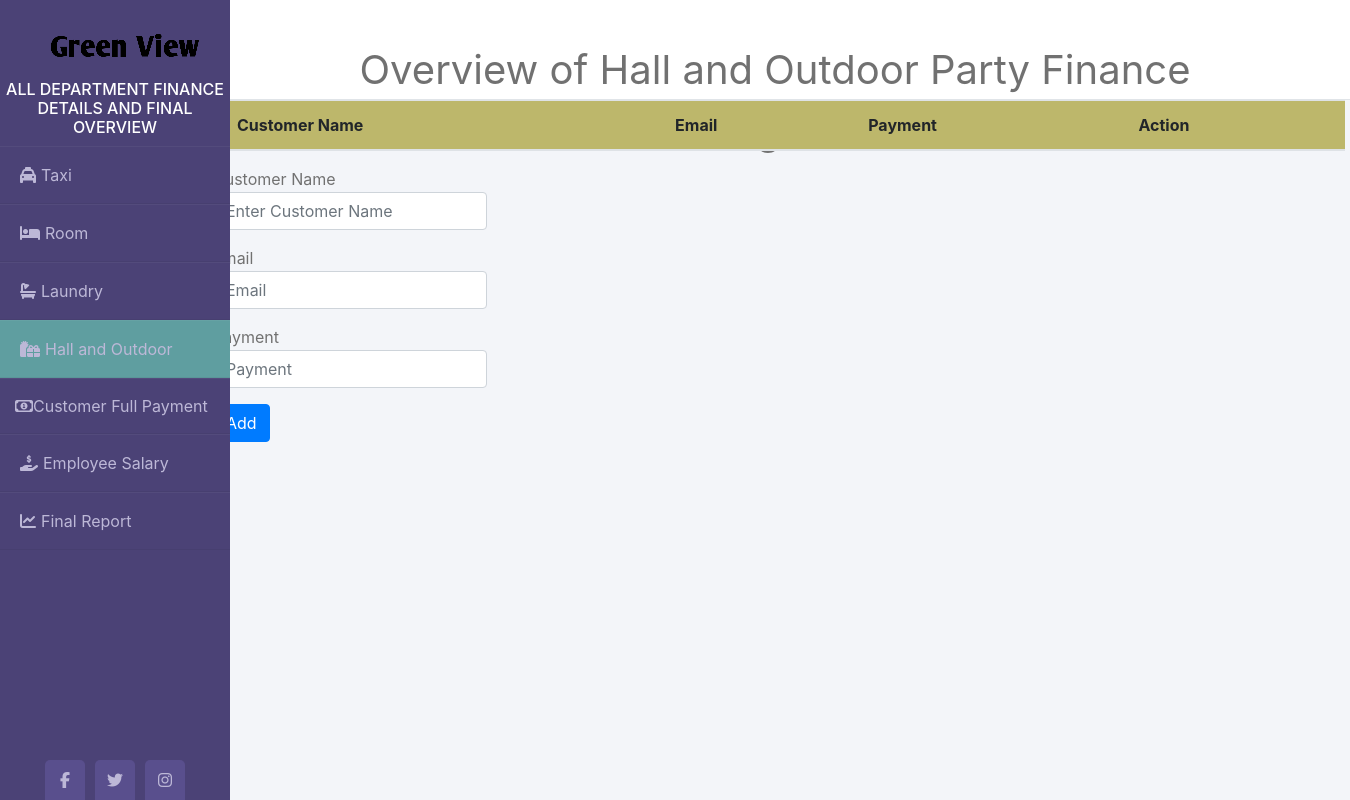
Page /indexHall.php on the earlier database version.
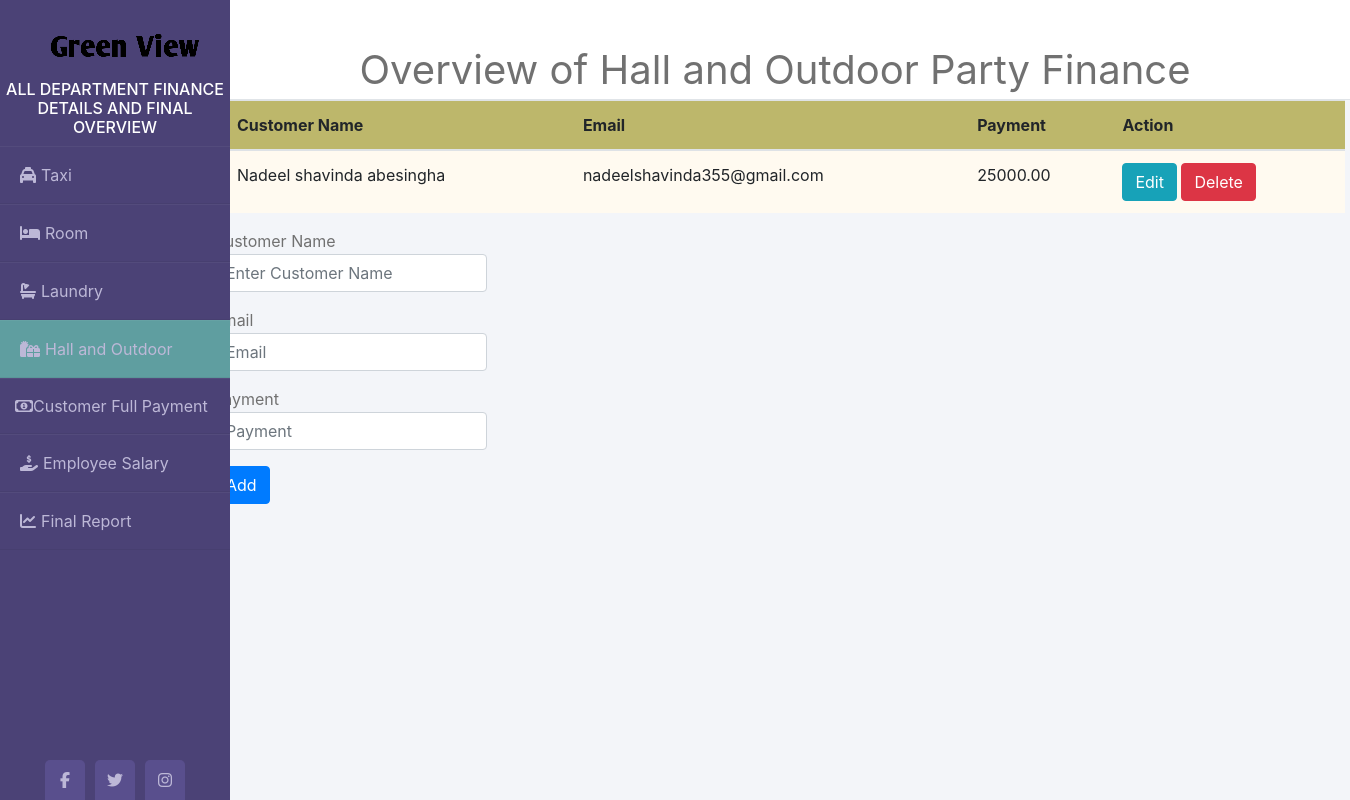
Same page on the later database version.
### tables this page shows
CREATE TABLE `hall_payment` (
  `customer_id` int(4) NOT NULL,
  `customer_name` varchar(100) NOT NULL,
  `email` varchar(50) NOT NULL,
  `payment` decimal(10,2) NOT NULL
);

### Backend/hallIndex.php (called while the page is built, shortened)
<?php
    $update = false;
    $name = '';
    $email = '';
    $pay = '';
?>

### indexHall.php (the view, shortened to what this page needs)
<!DOCTYPE html>
<html lang="en">
<head>
<link rel="stylesheet" href="https://cdnjs.cloudflare.com/ajax/libs/twitter-bootstrap/4.4.1/css/bootstrap.min.css">
<link rel="stylesheet" href="https://cdnjs.cloudflare.com/ajax/libs/font-awesome/5.13.0/css/all.min.css">
<link rel = "stylesheet" href = "assets/css/styles.css">
</head>
<body>
<div class = "wrapper">
    <div class = "sidebar">
        <img class = "imge" src = "assets/img/logo/logo-img.png">
        <h6>All Department Finance Details and Final Overview</h6>
        <ul>
            <li><a href = "indexTaxi.php"><i class="fas fa-taxi"></i>Taxi</a></li>
            <li><a href = "indexRoom.php"><i class="fas fa-bed"></i>Room</a></li>
            <li><a href = "indexLaundry.php"><i class="fas fa-bath"></i>Laundry</a></li>
            <li class = "active"><a href = "indexHall.php"><i class="fas fa-gifts"></i>Hall and Outdoor</a></li>
            <li><a href = "customerBill.php"><i class="far fa-money-bill-alt"></i>Customer Full Payment</a></li>
            <li><a href = "indexEmployee.php"><i class="fas fa-hand-holding-usd"></i>Employee Salary</a></li>
            <li><a href = "indexFinal.php"><i class="fas fa-chart-line"></i>Final Report</a></li>
        </ul>
        <div class="social_media">
            <a href="https://www.facebook.com"><i class="fab fa-facebook-f"></i></a>
            <a href="https://www.twitter.com"><i class="fab fa-twitter"></i></a>
            <a href="https://www.instagram.com"><i class="fab fa-instagram"></i></a>
        </div>
    </div>
    <div class="main_content">
        <div class = "header">Overview of Hall and Outdoor Party Finance Management</div>
        <?php require_once 'Backend/hallIndex.php'; ?>
        <div class ="container">
        <?php
            $mysqli = new mysqli('localhost','root','','greenview') or die(mysqli_error($mysqli));
            $result = $mysqli->query("SELECT * FROM hall_payment") or die($mysqli->error);
        ?>
            <div class = "row justify-content-center">
                <div class = "tab">
                <table class="table">
                    <thead>
                        <tr class = "trow">
                            <th>Customer Name</th>
                            <th>Email</th>
                            <th>Payment</th>
                            <th colspan = "2">Action</th>
                        </tr>
                    </thead>
                    <?php
                        while($row = $result->fetch_assoc()): ?>
                            <tr>
                                <td><?php echo $row['customer_name']; ?></td>
                                <td><?php echo $row['email']; ?></td>
                                <td><?php echo $row['payment']; ?></td>
                                <td>
                                    <a href = "indexHall.php?edit=<?php echo $row['customer_id']; ?>"
                                    class = "btn btn-info">Edit</a>
                                    <a href = "indexHall.php?delete=<?php echo $row['customer_id']; ?>"
                                    class = "btn btn-danger">Delete</a>
                                </td>
                            </tr>
                        <?php endwhile; ?>
                </table>
                        </div>
            </div>
            <div class = "row justify-content-center">
                <div class = "info">
                    <form action="" method = "POST">
                        <div class="form-group">
                            <lable>Customer Name</lable>
                            <input type="text" name = "customer_name"
                            value ="<?php echo $name; ?>" class = "form-control" placeholder = "Enter Customer Name" required>
                        </div>
                        <div class="form-group">
                            <lable>Email</lable>
                            <input type="text" name = "email" value ="<?php echo $email; ?>"
                            class = "form-control" placeholder = "Email" pattern = "[^ @]*@[^ @]*" required>
                        </div>
                        <div class="form-group">
                            <lable>Payment</lable>
                            <input type="number" name = "payment" value ="<?php echo $pay; ?>"
                            class = "form-control" placeholder = "Payment" required>
                        </div>
                        <div class="form-group">
                            <?php
                            if($update == true):
                            ?>
                                <button type = "submit" class = "btn btn-info" name = "update">Update</button>
                            <?php else: ?>
                                <button type = "submit" name = "add" class = "btn btn-primary">Add</button>
                            <?php endif; ?>
                        </div>
                    </form>
                </div>
                </div>
            </div>
    </div>
</div>
</body>
</html>

Differences in the rows shown:
added hall_payment: customer_name "Nadeel shavinda abesingha", email "nadeelshavinda355@gmail.com", payment "25000.00"
